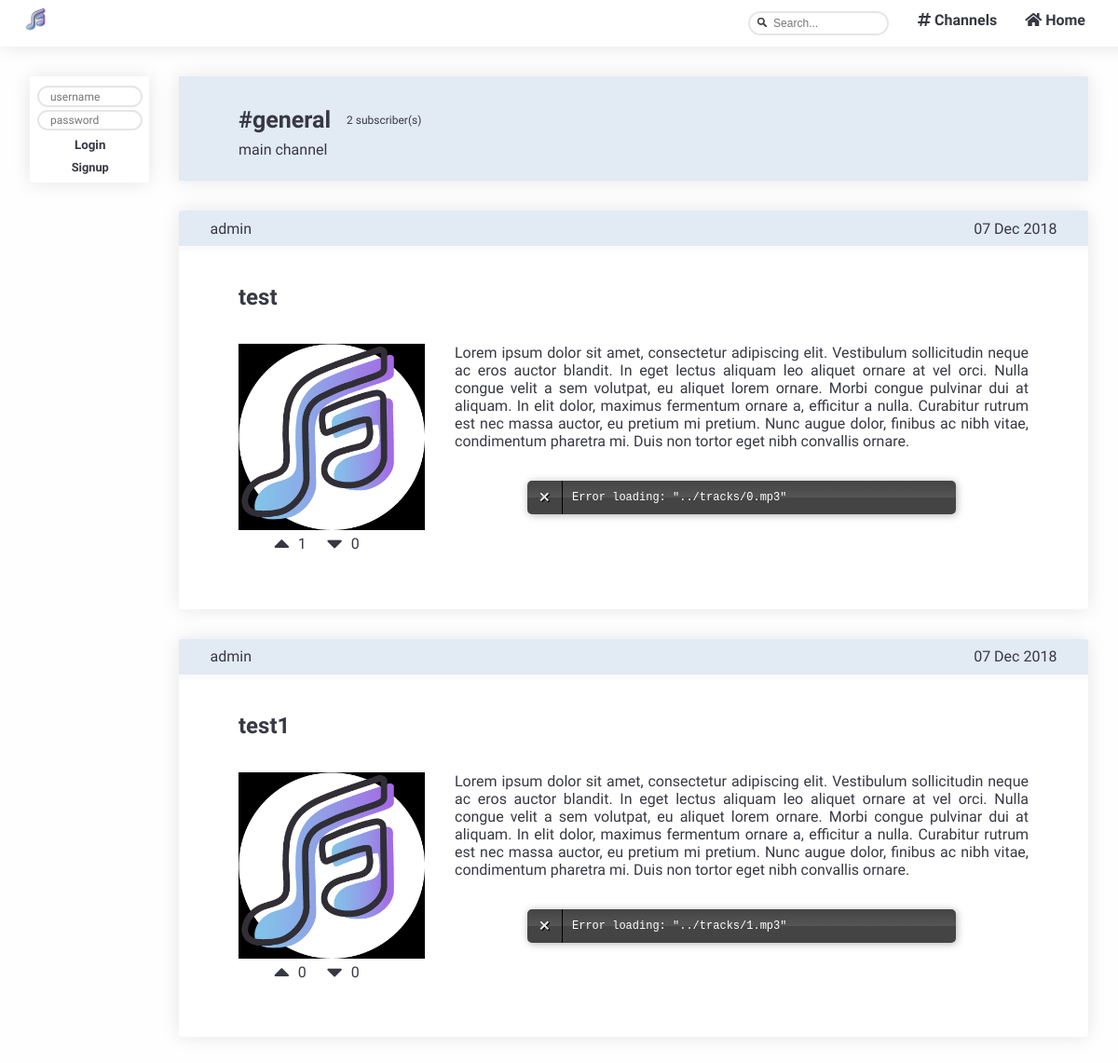
Before: /pages/channel_page.php?channel=general with the older database file.
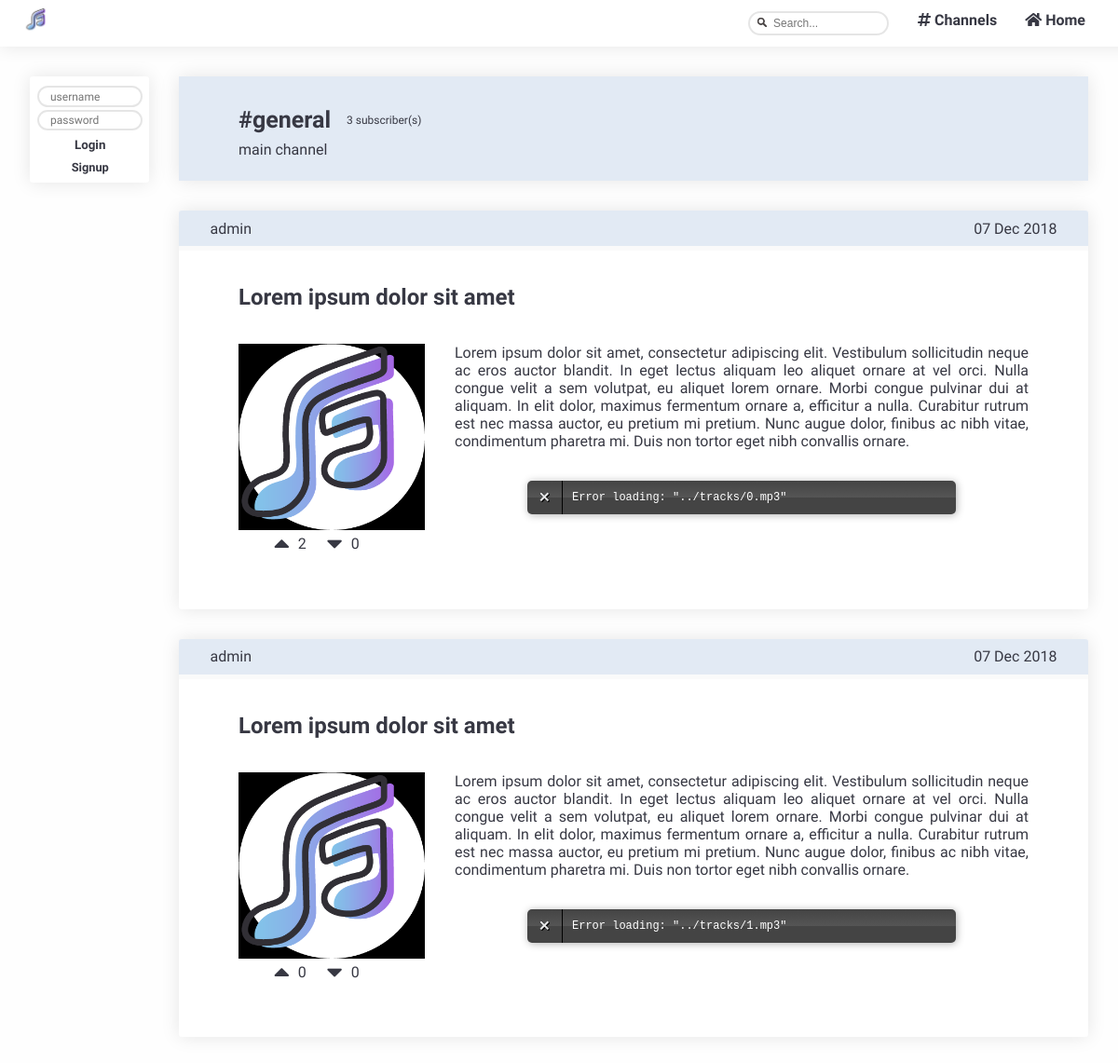
After: the same page with the newer database file.
### tables this page shows
CREATE TABLE stories (id INTEGER PRIMARY KEY, title VARCHAR, text VARCHAR, author VARCHAR REFERENCES users, datetime DATETIME, upvotes INTEGER, downvotes INTEGER, channel VARCHAR REFERENCES channels);

### database/db_channels.php (called while the page is built, shortened)
<?php
  include('../database/db_connection.php');
  function getChannel($channel) {
    global $db;
    $stmt = $db->prepare('SELECT * FROM channels WHERE [name] = ?');
    $stmt->execute(array($channel));
    return $stmt->fetch();
  }
  function getStoriesInChannel($channel) {
    global $db;
    $stmt = $db->prepare('SELECT * FROM stories WHERE channel = ? ORDER BY [datetime] DESC');
    $stmt->execute(array($channel));
    return $stmt->fetchAll();
  }
  function getSubCount($channel) {
    global $db;
    $stmt = $db->prepare('SELECT COUNT(*) AS numSubs FROM subscribed WHERE channel = ?');
    $stmt->execute(array($channel));
    return $stmt->fetch();
  }
?>

### templates/tpl_stories.php (the view, shortened to what this page needs)
<?php function draw_stories($stories) {
  ?>
  <section id="story_list">
    <?php foreach($stories as $story) {
      draw_story($story);
    } ?>
  </section>
<?php } ?>
<?php function draw_story($story) {
$date_str = $story['datetime'];
$date = strtotime($date_str);
?>
  <article id="story" class = "blockStyle ">
    <header>
      <span id="user"> <?= $story['author']?></span>
      <span id="date"> <?= date('d M Y',$date)?></span>
    </header>
    <hr class = "invisibleLine">
    <section id="body" class = "blockLayout">
      <h2><a href="../pages/story_page.php?story_id=<?=$story['id']?>"><?= $story['title']?></a></h2>
      <div id = "storyContent">
        <img src= "../img/stories/thumbs_medium/<?=$story['id']?>.png" width="200" height="200">
        <div id = "storyTextAndTrack">
          <p> <?= $story['text']?></p>
        </div>
      </div>
    <footer>
      <section id="upvote" data-storyid=<?=$story['id']?>>
        <button type="submit" class="voteup_btn" user=<?=$_SESSION['username']?> action=1 story=<?=$story['id']?>>
          <i class="fas fa-caret-up fa-2x"></i>
        </button>
        <span id=numUpvotes><?= $story['upvotes']?></span>
      </section>
      <section id="downvote" data-storyid=<?=$story['id']?>>
        <button type="submit" class="votedown_btn" user=<?=$_SESSION['username']?> action=0 story=<?=$story['id']?>>
          <i class="fas fa-caret-down fa-2x"></i>
        </button>
        <span id=numDownvotes><?= $story['downvotes']?></span>
      </section>
    </footer>
  </article>
<?php
} ?>

### templates/tpl_channel.php (shortened to what this page needs)
<?php function draw_channel_page($channel, $subCount) {
  ?>
  <section id="channel_info">
    <header>
      <h1>#<?= $channel['name']?></h1>
      <h2><?= $subCount['numSubs']?> subscriber(s)</h2>
    </header>
    <p><?= $channel['description']?></p>
  </section>
<?php } ?>

Changed rows visible on the page:
changed stories (number 1 of 2 on the later page): title "test" → "Lorem ipsum dolor sit amet"; upvotes "1" → "2"
changed stories (number 2 of 2 on the later page): title "test1" → "Lorem ipsum dolor sit amet"
Other visible differences:
$subCount['numSubs']: "2" → "3"
